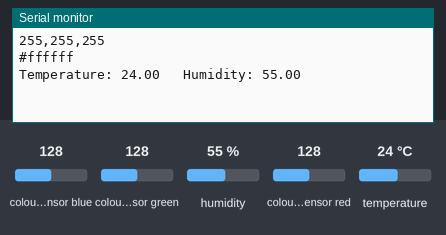
A sketch run on a simulated ESP8266 (NodeMCU). On the bench: the last lines printed to the serial monitor. Wiring (inferred from the names in the program): TCS3200 colour sensor: output D5; S2 D3; S3 D4; S0 D6; S1 D7. Inputs (shaded band) come from the test bench; at power-on: colour sensor blue 128, colour sensor green 128, colour sensor red 128, humidity 55 %, temperature 24 °C.

Above: at 1.2 s.
1.3 s: colour sensor blue set to 5
At 2.8 s:
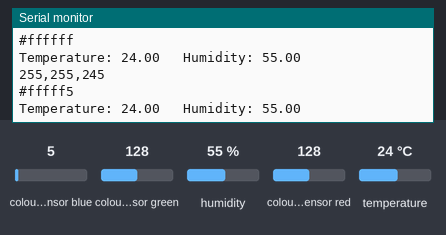
5.5 s: colour sensor green set to 5
At 7.6 s:
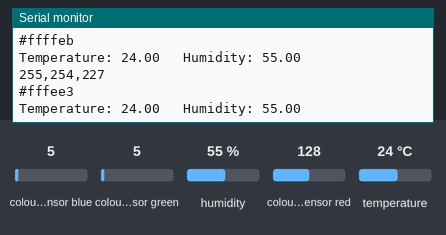
9.5 s: colour sensor red set to 5
At 11.2 s:
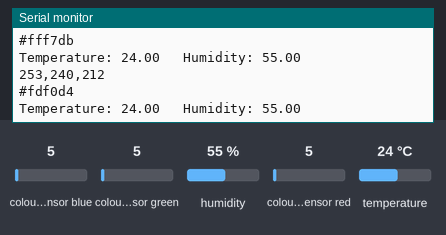
13.6 s: colour sensor blue set to 64
At 14.9 s:
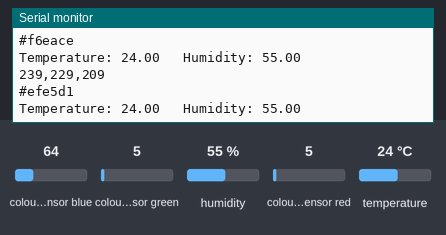
17.6 s: colour sensor green set to 64
At 18.6 s:
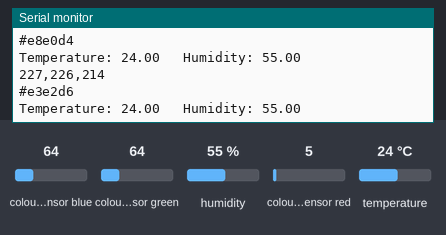
23.6 s: humidity set to 22 %
At 25.8 s:
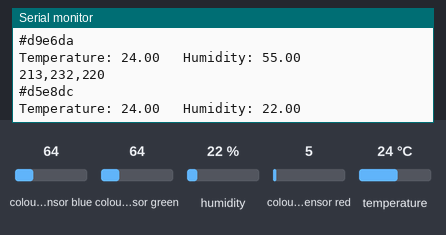
Timing chart, 0 to 27.3 s (numbered marks = the images above; inputs shaded):
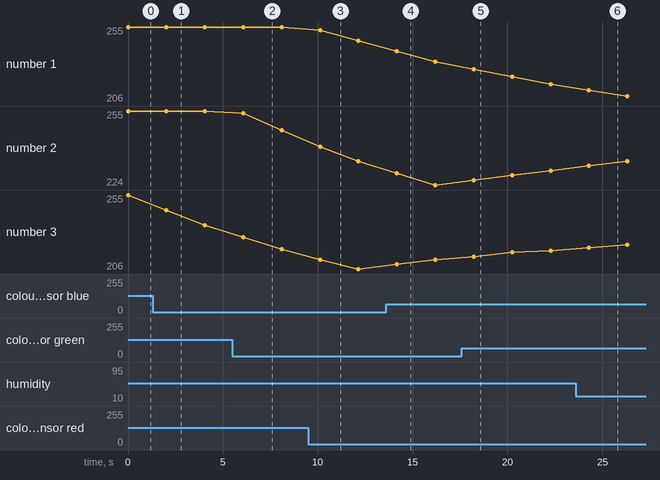

The sketch:

5_iobColorDHT.ino
```cpp
/***************************************************
  Internet of Bananas
  A critical design project to collect data from bananas

  IoB is developed by Artur Cordeiro + Mattia Thibault
  https://github.com/Internet-of-Bananas
  Fortaleza / Tampere, 2021.

  *** 5 - IoB Color, temperatura and humidity***
  This skectch test the color sensor with the temperature and humidity sensor.

  It's required the libraries:
  EWMA from jonnieZG - https://github.com/jonnieZG/EWMA;
  DHT Sensor Library from Adafruit Industries - https://github.com/adafruit/DHT-sensor-library


*/

// *** Setup parameters for the Color Sensor TCS3200 ***
// Create the variable to define the pins
const int s0 = D6;    // Set the pin S0 on the NodeMCU.
const int s1 = D7;    // Set the pin S1 on the NodeMCU.
const int s2 = D3;    // Set the pin S2 on the NodeMCU.
const int s3 = D4;    // Set the pin S3 on the NodeMCU.
const int out = D5;   // Set the pin Output on the NodeMCU.

int red;      // The variable to receive the pulse width value of red.
int green;    // The variable to receive the pulse width value of green.
int blue;     // The variable to receive the pulse width value of blue.

//  Add the library Exponentially Weighted Moving Average.
#include <Ewma.h>

//  Create the filter from red, green and blue,
//  and set the respective smoothing factor,
//  in range from 0 to 1, higher the value, less smoothing.
Ewma fR(0.1);   // Creates the EWMA filter for the red value.
Ewma fG(0.1);   // Creates the EWMA filter for the green value.
Ewma fB(0.1);   // Creates the EWMA filter for the blue value.

int redFiltered;    // The variable to receive the filtered value of red.
int greenFiltered;  // The variable to receive the filtered value of green.
int blueFiltered;   // The variable to receive the filtered value of blue.


// *** Setup parameters for the Sensor DHT11 ***
#include "DHT.h"          // Add the library DHT.
#define DHTPIN D1         // Set the pin connected to the DHT sensor.
#define DHTTYPE DHT11     // Select the sensor as DHT11.
DHT dht(DHTPIN, DHTTYPE); // Createe the dht object with the specified settings.
float temperature;        // Creates the variable to receive the temperature
float humidity;           // Creates the variable to receive the humidity


// *** Color calibration***
// Update the variables below with your reading.
// Use the sensor in white and black paper to take note of the minimum and maximum values for red, green and blue.

int redMin = 54;       // Update this value with your reading of the white paper.
int redMax = 552;      // Update this value with your reading of the black paper.

int greenMin = 55;     // Update this value with your reading of the white paper.
int greenMax = 579;    // Update this value with your reading of the black paper.

int blueMin = 40;      // Update this value with your reading of the white paper.
int blueMax = 448;     // Update this value with your reading of the black paper.


String strRed;        // String variable for red hexadecimal color.
String strGreen;      // String variable for green hexadecimal color.
String strBlue;       // String variable for blue hexadecimal color.
String strRGB;        // String variable for RGB hexadecimal color.

void setup()
{
  Serial.begin(9600); // Begin the serial communication, to print information in the Serial Monitor.

  dht.begin(); // Begin the instance of the DHT library.

  // Define the "s" pins from the Color Sensor as outputs.
  pinMode(s0, OUTPUT);
  pinMode(s1, OUTPUT);
  pinMode(s2, OUTPUT);
  pinMode(s3, OUTPUT);
  // And the output from the Color Sensor as an input pin.
  pinMode(out, INPUT);

  // The s0 and s1 pins set the output frequency scale of the Color Sensor.
  // The output scale can be set to 2%, 20% and 100%,
  // that will result in diferent numeric range.
  // In the IoB project it's used 20%.
  digitalWrite(s0, HIGH);
  digitalWrite(s1, LOW);
}
void loop() {

  color(); // Function to update the variables red, green and blue with the respectives Pulse Width values.

  redFiltered = fR.filter(red);       // Apply the red filter to the red value.
  greenFiltered = fG.filter(green);   // Apply the green filter to the red value.
  blueFiltered = fB.filter(blue);     // Apply the blue filter to the red value.


  /*
    // Print in the Serial Monitor the filtered values of red, green and blue.
    // To calibrate the sensor, use it with a white paper and take note of the lowest values, from red, green and blue.
    // Repeat the proceadure with a black paper, and take note of the highest values, from red, green and blue.
    // These numbers will be necessary for a more accurate color measurement.
    Serial.print(redFiltered);
    Serial.print(",");
    Serial.print(greenFiltered);
    Serial.print(",");
    Serial.println(blueFiltered);
  */


  /*
     It's necessary to convert the filtered value to a numeric range from 0 to 255.
     The map() function calculate a number from the current range to the target range.
     We need to set the lower and higher bounds of the current range,
     and the lower and higher bounds of the desired target range.
     + https://www.arduino.cc/reference/en/language/functions/math/map/

     In the current range, the HIGHER number means DARKER color,
     and in the target range (0-255) the LOWER number means DARKER color.
     So, the map() function must invert,
     we set the redMax as lower bound and the redMin as higher bound of the current range,
     and set 0 as the lower bound and 255 as higher bound of the target range.
     And repeat the same proceadure with green and blue.

  */
  redFiltered = int(map(redFiltered, redMax, redMin, 0, 255));          // Mapping the red filtered value to the range from 0 to 255.
  greenFiltered = int(map(greenFiltered, greenMax, greenMin, 0, 255));  // Mapping the green filtered value to the range from 0 to 255.
  blueFiltered = int(map(blueFiltered, blueMax, blueMin, 0, 255));      // Mapping the blue filtered value to the range from 0 to 255.

  // To avoid numbers outside of the range, we need to constrain them.
  // If there's a value below 0, it will be set to 0,
  // if there's a value above 255, it will set to 255.
  redFiltered = constrain(redFiltered, 0, 255);       // Constrains red.
  greenFiltered = constrain(greenFiltered, 0, 255);   // Constrains green.
  blueFiltered = constrain(blueFiltered, 0, 255);     // Constrains blue.

  // Print in the Serial Monitor the mapped values of red, green and blue in a range from 0 to 255.
  Serial.print(redFiltered);
  Serial.print(",");
  Serial.print(greenFiltered);
  Serial.print(",");
  Serial.println(blueFiltered);

  /*
    In order to visualize the color in the Adafruit IO platform
    it's necessary to convert the color decimal number to the hexadecimal format.
    (The decimal is 0 to 9, and hexadecimal is 0 to F)
    For that, first we creat a string variables for each RGB values and convert them as hexadecimal,
    and we join them together. And then, it's created an array of char of 8 elements
    (the #RRGGBB color plus a "null terminator" = 8),
    the string with the #RRGGBB is copied to the array of char.

    Since it's necessary two digits for each color, if the RGB is "0", it's used an if statement to set as "00".
  */
  if (redFiltered == 0) {
    strRed = "00";    // If it's 0, sets the hexadecimal string as 00.
  }
  else {
    strRed = String(redFiltered, HEX);      // Convert the red to hexadecimal.
  }
  if (greenFiltered == 0) {
    strGreen = "00";  // If it's 0, sets the hexadecimal string as 00.
  }
  else {
    strGreen = String(greenFiltered, HEX);  // Convert the green to hexadecimal.
  }
  if (blueFiltered == 0) {
    strBlue = "00";   // If it's 0, sets the hexadecimal string as 00.
  }
  else {
    strBlue = String(blueFiltered, HEX);    // Convert the blue to hexadecimal.
  }

  String strRGB = "#" + strRed + strGreen + strBlue;  // Create a string and join the RGB with the #.

  char charArrayRGB[8]; // Create the character array with 8 elements.
  strRGB.toCharArray(charArrayRGB, 8); // Copy the joined string to the array of char.
  Serial.println(charArrayRGB); // Print the color in the Serial Monitor.


  temperature = dht.readTemperature();  // Read the temperature in Celsius.
  humidity = dht.readHumidity();        // Read the relative humidity in %.
  // Print in the Serial Monitor the values of temperature and Humidity.
  Serial.print("Temperature: ");
  Serial.print(temperature);
  Serial.print("\t Humidity: ");
  Serial.println(humidity);


  delay(2000); // Pause.
}


// The function to get the Pulse Width values.
void color() {
  // Select the red photodiode
  digitalWrite(s2, LOW);
  digitalWrite(s3, LOW);
  // Count in microseconds the pulse width for the red frequency.
  red = pulseIn(out, HIGH); // Update red variable with the time it goes from HIGH to LOW.

  //delay(10); // Pause.

  // Select the green photodiode
  digitalWrite(s2, HIGH);
  digitalWrite(s3, HIGH);
  // Count in microseconds the pulse width for the green frequency.
  green = pulseIn(out, HIGH);// Update green variable with the time it goes from HIGH to LOW.

  //delay(10); // Pause.

  // Select the blue photodiode
  digitalWrite(s2, LOW);
  digitalWrite(s3, HIGH);
  // Count in microseconds the pulse width for the blue frequency.
  blue = pulseIn(out, HIGH);// Update blue variable with the time it goes from HIGH to LOW.
}
```

Measured:
- after the input at 1.3 s, the serial monitor: prints a new line after 0.72 s (image 1)
- after the input at 5.5 s, the serial monitor: prints a new line after 0.57 s (image 2)
- after the input at 9.5 s, the serial monitor: prints a new line after 0.62 s (image 3)
- after the input at 13.6 s, the serial monitor: prints a new line after 0.57 s (image 4)
- after the input at 17.6 s, the serial monitor: prints a new line after 0.62 s (image 5)
- after the input at 23.6 s, the serial monitor: prints a new line after 0.72 s (image 6)
- plotted number 1: 255 → 246 after the input at 9.5 s
- plotted number 2: 255 → 247 after the input at 5.5 s, 224 → 230 after the input at 17.6 s
